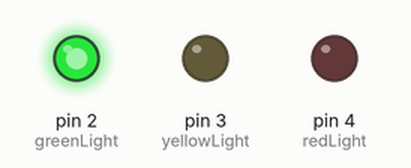
Recording of a sketch running on a simulated Arduino Uno, built with avr-gcc and run on an emulated ATmega328P. Shown: output pins drawn as LEDs (lit = HIGH).

Above: at 2.5 s.
At 6.0 s:
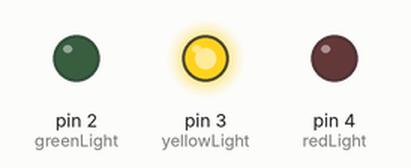
At 9.5 s:
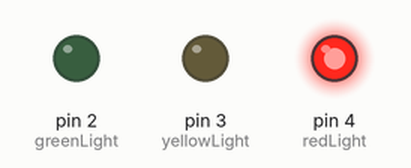
At 12.5 s:
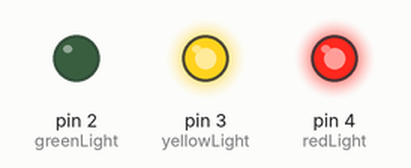
Timing chart, 0 to 16.9 s (numbered marks = the images above):
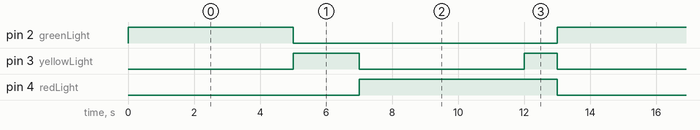

The sketch:

semaphore.ino
```cpp
// define LED pins
int greenLight = 2;
int yellowLight = 3;
int redLight = 4;

void setup()
{
  pinMode(greenLight, OUTPUT);
  pinMode(yellowLight, OUTPUT);
  pinMode(redLight, OUTPUT);
}

void loop() {

  go();
  delay(5000);

  precaution();
  delay(2000);

  wait();
  delay(5000);

  prepare();
  delay(1000);
}

void go() {

  digitalWrite(greenLight, HIGH);
  digitalWrite(yellowLight, LOW);
  digitalWrite(redLight, LOW);

}

void precaution() {

  digitalWrite(greenLight, LOW);
  digitalWrite(yellowLight, HIGH);
  digitalWrite(redLight, LOW);

}

void wait() {

  digitalWrite(greenLight, LOW);
  digitalWrite(yellowLight, LOW);
  digitalWrite(redLight, HIGH);

}

void prepare() {

  digitalWrite(greenLight, LOW);
  digitalWrite(yellowLight, HIGH);
  digitalWrite(redLight, HIGH);

}
```

Measured:
- by itself, pin 2 (greenLight): alternates HIGH for 5.0 s and LOW for 8.0 s
- by itself, pin 3 (yellowLight): repeats every 13.0 s: LOW 5.0 s, HIGH 1.0 s, LOW 5.0 s, HIGH 2.0 s
- by itself, pin 4 (redLight): alternates HIGH for 6.0 s and LOW for 7.0 s
